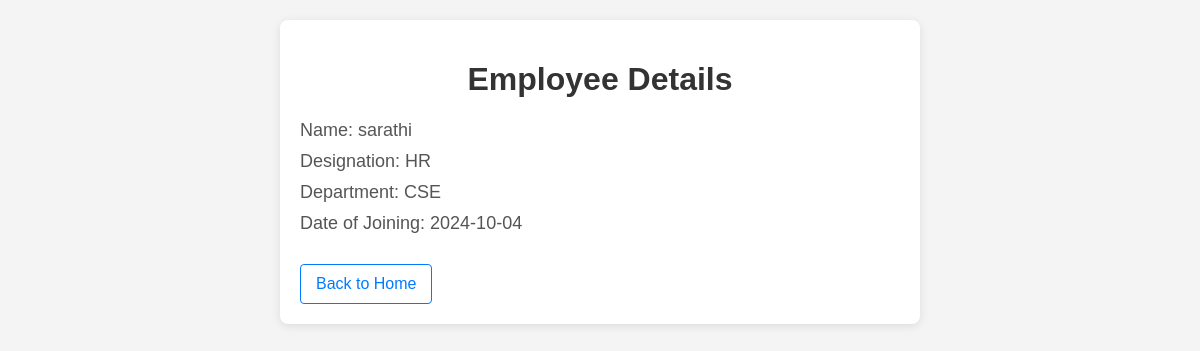
/employee/3, run on the app's committed database.
### models.py (models this page shows, shortened)
class Employee(db.Model):
    __tablename__ = 'employees'  # Specify the table name
    id = db.Column(db.Integer, primary_key=True)
    name = db.Column(db.String(100), nullable=False)
    designation = db.Column(db.String(100), nullable=False)
    department = db.Column(db.String(50), nullable=False)
    date_of_joining = db.Column(db.Date, nullable=False)
    attendances = db.relationship('Attendance', backref='employee', lazy=True)

### app.py (the view)
@app.route('/employee/<int:employee_id>')
def employee_detail(employee_id):
    employee = Employee.query.get(employee_id)
    return render_template('employee_detail.html', employee=employee)

### templates/employee_detail.html (shortened to what this page needs)
<!DOCTYPE html>
<html lang="en">
<head>
</head>
<body>
    <div class="container">
        <h1>Employee Details</h1>
        <p>Name: {{ employee.name }}</p>
        <p>Designation: {{ employee.designation }}</p>
        <p>Department: {{ employee.department }}</p>
        <p>Date of Joining: {{ employee.date_of_joining }}</p>
        <a href="{{ url_for('home') }}">Back to Home</a>
    </div>
</body>
</html>

### templates/employee_detail.html (style rules this page uses)
body { font-family: Arial, sans-serif; background-color: #f4f4f4; margin: 0; padding: 20px; }
h1 { text-align: center; color: #333; }
.container { max-width: 600px; margin: 0 auto; padding: 20px; background-color: #fff; border-radius: 8px; box-shadow: 0 2px 10px rgba(0, 0, 0, 0.1); }
p { font-size: 18px; color: #555; margin: 10px 0; }
a { display: inline-block; margin-top: 20px; text-align: center; color: #007BFF; text-decoration: none; padding: 10px 15px; border: 1px solid #007BFF; border-radius: 4px; transition: background-color 0.3s, color 0.3s; }

### data on the page
Employee: name "sarathi", designation "HR", department "CSE", date_of_joining "2024-10-04"
